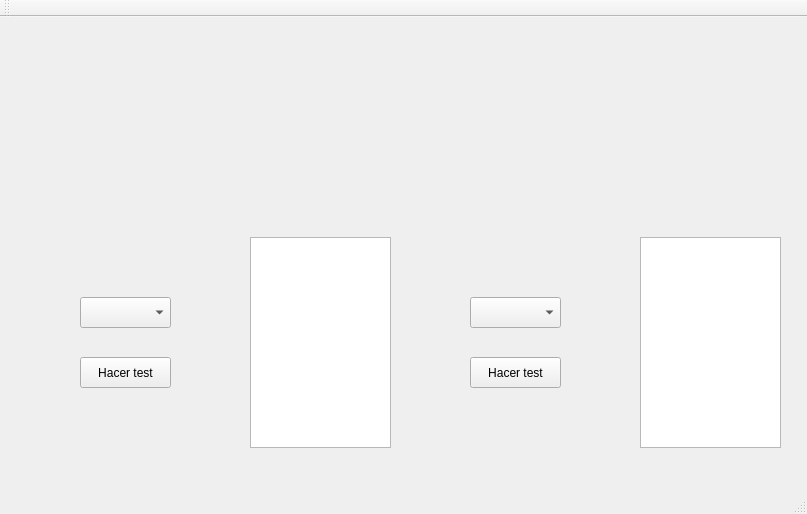
<?xml version="1.0" encoding="UTF-8"?>
<ui version="4.0">
 <class>MainWindow</class>
 <widget class="QMainWindow" name="MainWindow">
  <property name="geometry">
   <rect>
    <x>0</x>
    <y>0</y>
    <width>807</width>
    <height>514</height>
   </rect>
  </property>
  <property name="windowTitle">
   <string>MainWindow</string>
  </property>
  <widget class="QWidget" name="centralWidget">
   <widget class="QPushButton" name="Ok_1">
    <property name="geometry">
     <rect>
      <x>80</x>
      <y>340</y>
      <width>91</width>
      <height>31</height>
     </rect>
    </property>
    <property name="text">
     <string>Hacer test</string>
    </property>
   </widget>
   <widget class="QPushButton" name="Ok_2">
    <property name="geometry">
     <rect>
      <x>470</x>
      <y>340</y>
      <width>91</width>
      <height>31</height>
     </rect>
    </property>
    <property name="text">
     <string>Hacer test</string>
    </property>
   </widget>
   <widget class="QComboBox" name="Selection_1">
    <property name="geometry">
     <rect>
      <x>80</x>
      <y>280</y>
      <width>91</width>
      <height>31</height>
     </rect>
    </property>
   </widget>
   <widget class="QComboBox" name="Selection_2">
    <property name="geometry">
     <rect>
      <x>470</x>
      <y>280</y>
      <width>91</width>
      <height>31</height>
     </rect>
    </property>
   </widget>
   <widget class="QPlainTextEdit" name="Log_2">
    <property name="geometry">
     <rect>
      <x>640</x>
      <y>220</y>
      <width>141</width>
      <height>211</height>
     </rect>
    </property>
   </widget>
   <widget class="QPlainTextEdit" name="Log_1">
    <property name="geometry">
     <rect>
      <x>250</x>
      <y>220</y>
      <width>141</width>
      <height>211</height>
     </rect>
    </property>
   </widget>
   <widget class="QLabel" name="label">
    <property name="geometry">
     <rect>
      <x>70</x>
      <y>40</y>
      <width>321</width>
      <height>141</height>
     </rect>
    </property>
    <property name="text">
     <string/>
    </property>
    <property name="pixmap">
     <pixmap>../Source-Practica-3/3D-Matrix.jpg</pixmap>
    </property>
   </widget>
   <widget class="QLabel" name="label_2">
    <property name="geometry">
     <rect>
      <x>460</x>
      <y>40</y>
      <width>321</width>
      <height>141</height>
     </rect>
    </property>
    <property name="text">
     <string/>
    </property>
    <property name="pixmap">
     <pixmap>../Source-Practica-3/Imagen_2.png</pixmap>
    </property>
   </widget>
  </widget>
  <widget class="QMenuBar" name="menuBar">
   <property name="geometry">
    <rect>
     <x>0</x>
     <y>0</y>
     <width>807</width>
     <height>21</height>
    </rect>
   </property>
  </widget>
  <widget class="QToolBar" name="mainToolBar">
   <attribute name="toolBarArea">
    <enum>TopToolBarArea</enum>
   </attribute>
   <attribute name="toolBarBreak">
    <bool>false</bool>
   </attribute>
  </widget>
  <widget class="QStatusBar" name="statusBar"/>
 </widget>
 <layoutdefault spacing="6" margin="11"/>
 <resources/>
 <connections/>
</ui>
